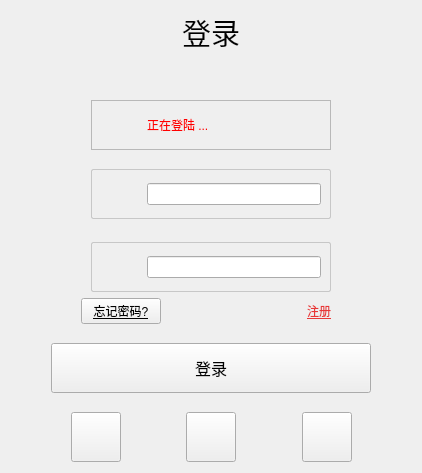
                 <widget class="QWidget" name="loginPage">
                  <layout class="QGridLayout" name="gridLayout_5">
                   <item row="0" column="0">
                    <layout class="QVBoxLayout" name="verticalLayout">
                     <item>
                      <layout class="QHBoxLayout" name="horizontalLayout">
                       <item>
                        <spacer name="horizontalSpacer">
                         <property name="orientation">
                          <enum>Qt::Horizontal</enum>
                         </property>
                         <property name="sizeHint" stdset="0">
                          <size>
                           <width>40</width>
                           <height>20</height>
                          </size>
                         </property>
                        </spacer>
                       </item>
                       <item>
                        <widget class="QLabel" name="label_login">
                         <property name="font">
                          <font>
                           <family>Arial</family>
                           <pointsize>22</pointsize>
                          </font>
                         </property>
                         <property name="text">
                          <string>登录</string>
                         </property>
                        </widget>
                       </item>
                       <item>
                        <spacer name="horizontalSpacer_2">
                         <property name="orientation">
                          <enum>Qt::Horizontal</enum>
                         </property>
                         <property name="sizeHint" stdset="0">
                          <size>
                           <width>40</width>
                           <height>20</height>
                          </size>
                         </property>
                        </spacer>
                       </item>
                      </layout>
                     </item>
                     <item>
                      <spacer name="verticalSpacer_7">
                       <property name="orientation">
                        <enum>Qt::Vertical</enum>
                       </property>
                       <property name="sizeHint" stdset="0">
                        <size>
                         <width>20</width>
                         <height>40</height>
                        </size>
                       </property>
                      </spacer>
                     </item>
                     <item>
                      <layout class="QHBoxLayout" name="horizontalLayout_16">
                       <item>
                        <spacer name="horizontalSpacer_26">
                         <property name="orientation">
                          <enum>Qt::Horizontal</enum>
                         </property>
                         <property name="sizeType">
                          <enum>QSizePolicy::Fixed</enum>
                         </property>
                         <property name="sizeHint" stdset="0">
                          <size>
                           <width>80</width>
                           <height>20</height>
                          </size>
                         </property>
                        </spacer>
                       </item>
                       <item>
                        <widget class="QFrame" name="frame_err">
                         <property name="styleSheet">
                          <string notr="true"/>
                         </property>
                         <property name="frameShape">
                          <enum>QFrame::StyledPanel</enum>
                         </property>
                         <property name="frameShadow">
                          <enum>QFrame::Raised</enum>
                         </property>
                         <layout class="QGridLayout" name="gridLayout_7">
                          <item row="1" column="0">
                           <layout class="QHBoxLayout" name="horizontalLayout_17">
                            <item>
                             <spacer name="horizontalSpacer_27">
                              <property name="orientation">
                               <enum>Qt::Horizontal</enum>
                              </property>
                              <property name="sizeType">
                               <enum>QSizePolicy::Fixed</enum>
                              </property>
                              <property name="sizeHint" stdset="0">
                               <size>
                                <width>10</width>
                                <height>20</height>
                               </size>
                              </property>
                             </spacer>
                            </item>
                            <item>
                             <widget class="QLabel" name="err_logo">
                              <property name="sizePolicy">
                               <sizepolicy hsizetype="Fixed" vsizetype="Fixed">
                                <horstretch>0</horstretch>
                                <verstretch>0</verstretch>
                               </sizepolicy>
                              </property>
                              <property name="minimumSize">
                               <size>
                                <width>30</width>
                                <height>30</height>
                               </size>
                              </property>
                              <property name="maximumSize">
                               <size>
                                <width>30</width>
                                <height>30</height>
                               </size>
                              </property>
                              <property name="text">
                               <string/>
                              </property>
                              <property name="pixmap">
                               <pixmap resource="pic.qrc">:/res/pic/icon_error_tip.png</pixmap>
                              </property>
                              <property name="scaledContents">
                               <bool>true</bool>
                              </property>
                             </widget>
                            </item>
                            <item>
                             <widget class="QLabel" name="err_msg">
                              <property name="styleSheet">
                               <string notr="true">color: rgb(255, 0, 0);
font: 12pt &quot;黑体&quot;;</string>
                              </property>
                              <property name="text">
                               <string>正在登陆 ...</string>
                              </property>
                             </widget>
                            </item>
                           </layout>
                          </item>
                         </layout>
                        </widget>
                       </item>
                       <item>
                        <spacer name="horizontalSpacer_28">
                         <property name="orientation">
                          <enum>Qt::Horizontal</enum>
                         </property>
                         <property name="sizeType">
                          <enum>QSizePolicy::Fixed</enum>
                         </property>
                         <property name="sizeHint" stdset="0">
                          <size>
                           <width>80</width>
                           <height>20</height>
                          </size>
                         </property>
                        </spacer>
                       </item>
                      </layout>
                     </item>
                     <item>
                      <spacer name="verticalSpacer">
                       <property name="orientation">
                        <enum>Qt::Vertical</enum>
                       </property>
                       <property name="sizeHint" stdset="0">
                        <size>
                         <width>20</width>
                         <height>13</height>
                        </size>
                       </property>
                      </spacer>
                     </item>
                     <item>
                      <layout class="QHBoxLayout" name="horizontalLayout_10">
                       <item>
                        <spacer name="horizontalSpacer_20">
                         <property name="orientation">
                          <enum>Qt::Horizontal</enum>
                         </property>
                         <property name="sizeType">
                          <enum>QSizePolicy::Fixed</enum>
                         </property>
                         <property name="sizeHint" stdset="0">
                          <size>
                           <width>80</width>
                           <height>20</height>
                          </size>
                         </property>
                        </spacer>
                       </item>
                       <item>
                        <widget class="QFrame" name="frame_user_name">
                         <property name="styleSheet">
                          <string notr="true">#frame_user_name::!hover{

      border: 1px solid #c7c7c7;
      border-radius: 2px;
	  margin-top: 0ex

}
#frame_user_name::hover{
      border: 1px solid #58a6ee;
      border-radius: 2px;
	  margin-top: 0ex
}</string>
                         </property>
                         <property name="frameShape">
                          <enum>QFrame::StyledPanel</enum>
                         </property>
                         <property name="frameShadow">
                          <enum>QFrame::Raised</enum>
                         </property>
                         <layout class="QGridLayout" name="gridLayout_4">
                          <item row="1" column="0">
                           <layout class="QHBoxLayout" name="horizontalLayout_11">
                            <item>
                             <spacer name="horizontalSpacer_21">
                              <property name="orientation">
                               <enum>Qt::Horizontal</enum>
                              </property>
                              <property name="sizeType">
                               <enum>QSizePolicy::Fixed</enum>
                              </property>
                              <property name="sizeHint" stdset="0">
                               <size>
                                <width>10</width>
                                <height>20</height>
                               </size>
                              </property>
                             </spacer>
                            </item>
                            <item>
                             <widget class="QLabel" name="label_user_name">
                              <property name="sizePolicy">
                               <sizepolicy hsizetype="Fixed" vsizetype="Fixed">
                                <horstretch>0</horstretch>
                                <verstretch>0</verstretch>
                               </sizepolicy>
                              </property>
                              <property name="minimumSize">
                               <size>
                                <width>30</width>
                                <height>30</height>
                               </size>
                              </property>
                              <property name="maximumSize">
                               <size>
                                <width>30</width>
                                <height>30</height>
                               </size>
                              </property>
                              <property name="text">
                               <string/>
                              </property>
                             </widget>
                            </item>
                            <item>
                             <widget class="QLineEdit" name="lineE_user_name">
                              <property name="styleSheet">
                               <string notr="true">font: 14pt &quot;黑体&quot;;</string>
                              </property>
                              <property name="text">
                               <string/>
                              </property>
                              <property name="placeholderText">
                               <string/>
                              </property>
                              <property name="clearButtonEnabled">
                               <bool>true</bool>
                              </property>
                             </widget>
                            </item>
                           </layout>
                          </item>
                         </layout>
                        </widget>
                       </item>
                       <item>
                        <spacer name="horizontalSpacer_22">
                         <property name="orientation">
                          <enum>Qt::Horizontal</enum>
                         </property>
                         <property name="sizeType">
                          <enum>QSizePolicy::Fixed</enum>
                         </property>
                         <property name="sizeHint" stdset="0">
                          <size>
                           <width>80</width>
                           <height>20</height>
                          </size>
                         </property>
                        </spacer>
                       </item>
                      </layout>
                     </item>
                     <item>
                      <spacer name="verticalSpacer_3">
                       <property name="orientation">
                        <enum>Qt::Vertical</enum>
                       </property>
                       <property name="sizeHint" stdset="0">
                        <size>
                         <width>20</width>
                         <height>17</height>
                        </size>
                       </property>
                      </spacer>
                     </item>
                     <item>
                      <layout class="QHBoxLayout" name="horizontalLayout_2">
                       <item>
                        <spacer name="horizontalSpacer_6">
                         <property name="orientation">
                          <enum>Qt::Horizontal</enum>
                         </property>
                         <property name="sizeType">
                          <enum>QSizePolicy::Fixed</enum>
                         </property>
                         <property name="sizeHint" stdset="0">
                          <size>
                           <width>80</width>
                           <height>20</height>
                          </size>
                         </property>
                        </spacer>
                       </item>
                       <item>
                        <widget class="QFrame" name="frame_pwd">
                         <property name="styleSheet">
                          <string notr="true">#frame_pwd::!hover{

      border: 1px solid #c7c7c7;
      border-radius: 2px;
	  margin-top: 0ex

}
#frame_pwd::hover{
      border: 1px solid #58a6ee;
      border-radius: 2px;
	  margin-top: 0ex
}</string>
                         </property>
                         <property name="frameShape">
                          <enum>QFrame::StyledPanel</enum>
                         </property>
                         <property name="frameShadow">
                          <enum>QFrame::Raised</enum>
                         </property>
                         <layout class="QGridLayout" name="gridLayout">
                          <item row="0" column="0">
                           <layout class="QHBoxLayout" name="horizontalLayout_3">
                            <item>
                             <spacer name="horizontalSpacer_5">
                              <property name="orientation">
                               <enum>Qt::Horizontal</enum>
                              </property>
                              <property name="sizeType">
                               <enum>QSizePolicy::Fixed</enum>
                              </property>
                              <property name="sizeHint" stdset="0">
                               <size>
                                <width>10</width>
                                <height>20</height>
                               </size>
                              </property>
                             </spacer>
                            </item>
                            <item>
                             <widget class="QLabel" name="label_pwd">
                              <property name="sizePolicy">
                               <sizepolicy hsizetype="Fixed" vsizetype="Fixed">
                                <horstretch>0</horstretch>
                                <verstretch>0</verstretch>
                               </sizepolicy>
                              </property>
                              <property name="minimumSize">
                               <size>
                                <width>30</width>
                                <height>30</height>
                               </size>
                              </property>
                              <property name="maximumSize">
                               <size>
                                <width>30</width>
                                <height>30</height>
                               </size>
                              </property>
                              <property name="text">
                               <string/>
                              </property>
                             </widget>
                            </item>
                            <item>
                             <widget class="QLineEdit" name="lineE_pwd">
                              <property name="styleSheet">
                               <string notr="true">font: 14pt &quot;黑体&quot;;</string>
                              </property>
                              <property name="text">
                               <string/>
                              </property>
                              <property name="clearButtonEnabled">
                               <bool>true</bool>
                              </property>
                             </widget>
                            </item>
                           </layout>
                          </item>
                         </layout>
                        </widget>
                       </item>
                       <item>
                        <spacer name="horizontalSpacer_19">
                         <property name="orientation">
                          <enum>Qt::Horizontal</enum>
                         </property>
                         <property name="sizeType">
                          <enum>QSizePolicy::Fixed</enum>
                         </property>
                         <property name="sizeHint" stdset="0">
                          <size>
                           <width>80</width>
                           <height>20</height>
                          </size>
                         </property>
                        </spacer>
                       </item>
                      </layout>
                     </item>
                     <item>
                      <layout class="QHBoxLayout" name="horizontalLayout_5">
                       <item>
                        <spacer name="horizontalSpacer_11">
                         <property name="orientation">
                          <enum>Qt::Horizontal</enum>
                         </property>
                         <property name="sizeHint" stdset="0">
                          <size>
                           <width>28</width>
                           <height>20</height>
                          </size>
                         </property>
                        </spacer>
                       </item>
                       <item>
                        <widget class="QPushButton" name="btn_forget">
                         <property name="font">
                          <font>
                           <family>Arial</family>
                           <underline>true</underline>
                          </font>
                         </property>
                         <property name="text">
                          <string>忘记密码?</string>
                         </property>
                        </widget>
                       </item>
                       <item>
                        <spacer name="horizontalSpacer_16">
                         <property name="orientation">
                          <enum>Qt::Horizontal</enum>
                         </property>
                         <property name="sizeHint" stdset="0">
                          <size>
                           <width>40</width>
                           <height>20</height>
                          </size>
                         </property>
                        </spacer>
                       </item>
                       <item>
                        <spacer name="horizontalSpacer_15">
                         <property name="orientation">
                          <enum>Qt::Horizontal</enum>
                         </property>
                         <property name="sizeHint" stdset="0">
                          <size>
                           <width>40</width>
                           <height>20</height>
                          </size>
                         </property>
                        </spacer>
                       </item>
                       <item>
                        <widget class="QPushButton" name="btn_register">
                         <property name="styleSheet">
                          <string notr="true">QPushButton {
    text-decoration: underline;
    background: transparent;
    border: none;
	color:#e83737;
}</string>
                         </property>
                         <property name="text">
                          <string>注册</string>
                         </property>
                        </widget>
                       </item>
                       <item>
                        <spacer name="horizontalSpacer_12">
                         <property name="orientation">
                          <enum>Qt::Horizontal</enum>
                         </property>
                         <property name="sizeType">
                          <enum>QSizePolicy::Fixed</enum>
                         </property>
                         <property name="sizeHint" stdset="0">
                          <size>
                           <width>80</width>
                           <height>20</height>
                          </size>
                         </property>
                        </spacer>
                       </item>
                      </layout>
                     </item>
                     <item>
                      <spacer name="verticalSpacer_5">
                       <property name="orientation">
                        <enum>Qt::Vertical</enum>
                       </property>
                       <property name="sizeHint" stdset="0">
                        <size>
                         <width>20</width>
                         <height>13</height>
                        </size>
                       </property>
                      </spacer>
                     </item>
                     <item>
                      <layout class="QHBoxLayout" name="horizontalLayout_6">
                       <item>
                        <spacer name="horizontalSpacer_13">
                         <property name="orientation">
                          <enum>Qt::Horizontal</enum>
                         </property>
                         <property name="sizeHint" stdset="0">
                          <size>
                           <width>40</width>
                           <height>20</height>
                          </size>
                         </property>
                        </spacer>
                       </item>
                       <item>
                        <widget class="QPushButton" name="btn_login">
                         <property name="sizePolicy">
                          <sizepolicy hsizetype="Fixed" vsizetype="Fixed">
                           <horstretch>0</horstretch>
                           <verstretch>0</verstretch>
                          </sizepolicy>
                         </property>
                         <property name="minimumSize">
                          <size>
                           <width>320</width>
                           <height>50</height>
                          </size>
                         </property>
                         <property name="maximumSize">
                          <size>
                           <width>320</width>
                           <height>50</height>
                          </size>
                         </property>
                         <property name="font">
                          <font>
                           <family>Arial</family>
                           <pointsize>12</pointsize>
                          </font>
                         </property>
                         <property name="text">
                          <string>登录</string>
                         </property>
                        </widget>
                       </item>
                       <item>
                        <spacer name="horizontalSpacer_14">
                         <property name="orientation">
                          <enum>Qt::Horizontal</enum>
                         </property>
                         <property name="sizeHint" stdset="0">
                          <size>
                           <width>40</width>
                           <height>20</height>
                          </size>
                         </property>
                        </spacer>
                       </item>
                      </layout>
                     </item>
                     <item>
                      <spacer name="verticalSpacer_6">
                       <property name="orientation">
                        <enum>Qt::Vertical</enum>
                       </property>
                       <property name="sizeHint" stdset="0">
                        <size>
                         <width>20</width>
                         <height>13</height>
                        </size>
                       </property>
                      </spacer>
                     </item>
                     <item>
                      <layout class="QHBoxLayout" name="horizontalLayout_4">
                       <item>
                        <spacer name="horizontalSpacer_10">
                         <property name="orientation">
                          <enum>Qt::Horizontal</enum>
                         </property>
                         <property name="sizeHint" stdset="0">
                          <size>
                           <width>13</width>
                           <height>20</height>
                          </size>
                         </property>
                        </spacer>
                       </item>
                       <item>
                        <widget class="QPushButton" name="btn_wx">
                         <property name="sizePolicy">
                          <sizepolicy hsizetype="Fixed" vsizetype="Fixed">
                           <horstretch>0</horstretch>
                           <verstretch>0</verstretch>
                          </sizepolicy>
                         </property>
                         <property name="minimumSize">
                          <size>
                           <width>50</width>
                           <height>50</height>
                          </size>
                         </property>
                         <property name="maximumSize">
                          <size>
                           <width>50</width>
                           <height>50</height>
                          </size>
                         </property>
                         <property name="text">
                          <string/>
                         </property>
                        </widget>
                       </item>
                       <item>
                        <spacer name="horizontalSpacer_7">
                         <property name="orientation">
                          <enum>Qt::Horizontal</enum>
                         </property>
                         <property name="sizeHint" stdset="0">
                          <size>
                           <width>13</width>
                           <height>20</height>
                          </size>
                         </property>
                        </spacer>
                       </item>
                       <item>
                        <widget class="QPushButton" name="btn_qq">
                         <property name="sizePolicy">
                          <sizepolicy hsizetype="Fixed" vsizetype="Fixed">
                           <horstretch>0</horstretch>
                           <verstretch>0</verstretch>
                          </sizepolicy>
                         </property>
                         <property name="minimumSize">
                          <size>
                           <width>50</width>
                           <height>50</height>
                          </size>
                         </property>
                         <property name="maximumSize">
                          <size>
                           <width>50</width>
                           <height>50</height>
                          </size>
                         </property>
                         <property name="text">
                          <string/>
                         </property>
                        </widget>
                       </item>
                       <item>
                        <spacer name="horizontalSpacer_8">
                         <property name="orientation">
                          <enum>Qt::Horizontal</enum>
                         </property>
                         <property name="sizeHint" stdset="0">
                          <size>
                           <width>13</width>
                           <height>20</height>
                          </size>
                         </property>
                        </spacer>
                       </item>
                       <item>
                        <widget class="QPushButton" name="btn_wb">
                         <property name="sizePolicy">
                          <sizepolicy hsizetype="Fixed" vsizetype="Fixed">
                           <horstretch>0</horstretch>
                           <verstretch>0</verstretch>
                          </sizepolicy>
                         </property>
                         <property name="minimumSize">
                          <size>
                           <width>50</width>
                           <height>50</height>
                          </size>
                         </property>
                         <property name="maximumSize">
                          <size>
                           <width>50</width>
                           <height>50</height>
                          </size>
                         </property>
                         <property name="text">
                          <string/>
                         </property>
                        </widget>
                       </item>
                       <item>
                        <spacer name="horizontalSpacer_9">
                         <property name="orientation">
                          <enum>Qt::Horizontal</enum>
                         </property>
                         <property name="sizeHint" stdset="0">
                          <size>
                           <width>13</width>
                           <height>20</height>
                          </size>
                         </property>
                        </spacer>
                       </item>
                      </layout>
                     </item>
                    </layout>
                   </item>
                  </layout>
                 </widget>
